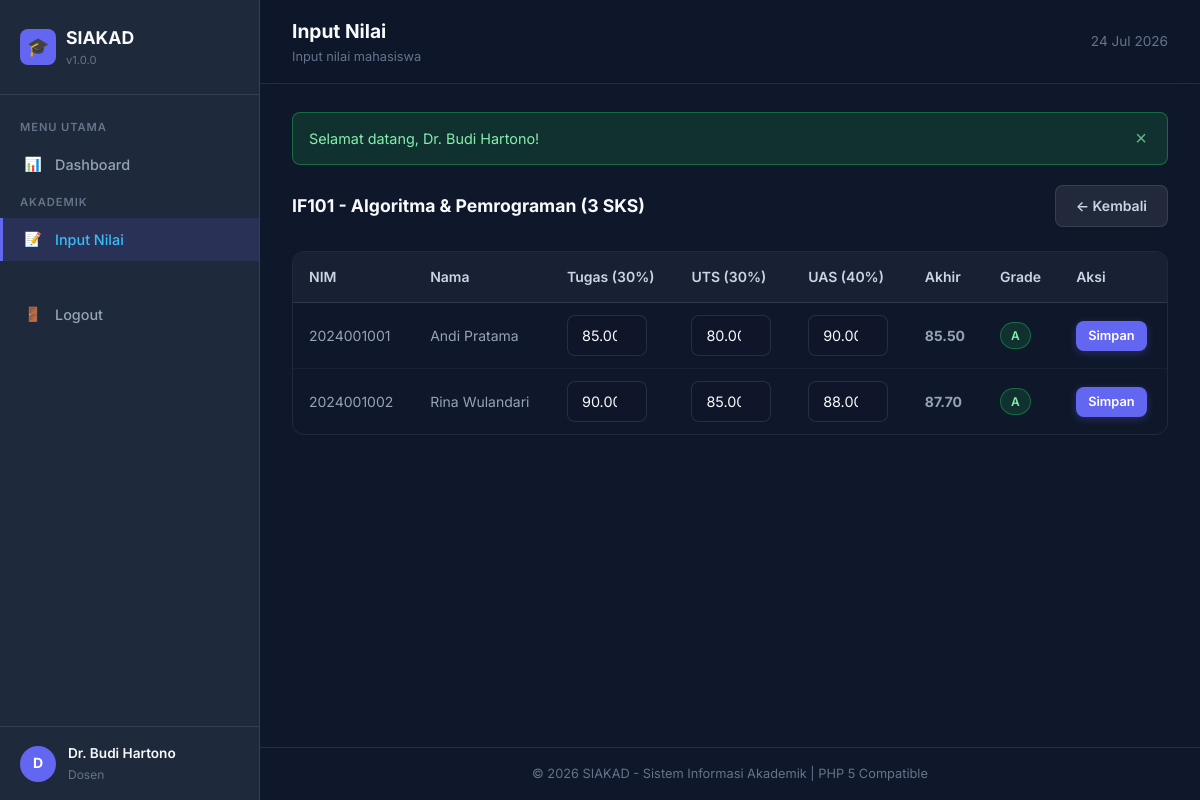
The app's page /index.php?page=nilai&action=detail&mk_id=1 (signed in) with its own data.
### tables this page shows
CREATE TABLE `mata_kuliah` (
    `id` INT(11) NOT NULL AUTO_INCREMENT,
    `kode_mk` VARCHAR(10) NOT NULL,
    `nama_mk` VARCHAR(100) NOT NULL,
    `sks` INT(1) NOT NULL DEFAULT 3,
    `semester` INT(2) NOT NULL DEFAULT 1,
    `dosen_id` INT(11) DEFAULT NULL,
    PRIMARY KEY (`id`),
    UNIQUE KEY `uq_kode_mk` (`kode_mk`),
    KEY `fk_mk_dosen` (`dosen_id`),
    CONSTRAINT `fk_mk_dosen` FOREIGN KEY (`dosen_id`) REFERENCES `dosen` (`id`) ON DELETE SET NULL
);

CREATE TABLE `krs` (
    `id` INT(11) NOT NULL AUTO_INCREMENT,
    `mahasiswa_id` INT(11) NOT NULL,
    `mata_kuliah_id` INT(11) NOT NULL,
    `semester` INT(2) NOT NULL,
    `tahun_ajaran` VARCHAR(20) NOT NULL,
    `status` ENUM('pending', 'approved', 'rejected') NOT NULL DEFAULT 'pending',
    `created_at` DATETIME NOT NULL,
    PRIMARY KEY (`id`),
    UNIQUE KEY `uq_krs` (`mahasiswa_id`, `mata_kuliah_id`, `tahun_ajaran`),
    KEY `fk_krs_mhs` (`mahasiswa_id`),
    KEY `fk_krs_mk` (`mata_kuliah_id`),
    CONSTRAINT `fk_krs_mhs` FOREIGN KEY (`mahasiswa_id`) REFERENCES `mahasiswa` (`id`) ON DELETE CASCADE,
    CONSTRAINT `fk_krs_mk` FOREIGN KEY (`mata_kuliah_id`) REFERENCES `mata_kuliah` (`id`) ON DELETE CASCADE
);

CREATE TABLE `mahasiswa` (
    `id` INT(11) NOT NULL AUTO_INCREMENT,
    `nim` VARCHAR(20) NOT NULL,
    `user_id` INT(11) NOT NULL,
    `nama` VARCHAR(100) NOT NULL,
    `email` VARCHAR(100) DEFAULT NULL,
    `telepon` VARCHAR(20) DEFAULT NULL,
    `jurusan` VARCHAR(100) NOT NULL,
    `angkatan` INT(4) NOT NULL,
    `alamat` TEXT DEFAULT NULL,
    PRIMARY KEY (`id`),
    UNIQUE KEY `uq_nim` (`nim`),
    KEY `fk_mhs_user` (`user_id`),
    CONSTRAINT `fk_mhs_user` FOREIGN KEY (`user_id`) REFERENCES `users` (`id`) ON DELETE CASCADE
);

CREATE TABLE `nilai` (
    `id` INT(11) NOT NULL AUTO_INCREMENT,
    `krs_id` INT(11) NOT NULL,
    `tugas` DECIMAL(5,2) NOT NULL DEFAULT 0,
    `uts` DECIMAL(5,2) NOT NULL DEFAULT 0,
    `uas` DECIMAL(5,2) NOT NULL DEFAULT 0,
    `nilai_akhir` DECIMAL(5,2) NOT NULL DEFAULT 0,
    `grade` VARCHAR(2) NOT NULL DEFAULT '',
    `created_at` DATETIME NOT NULL,
    `updated_at` DATETIME DEFAULT NULL,
    PRIMARY KEY (`id`),
    UNIQUE KEY `uq_nilai_krs` (`krs_id`),
    CONSTRAINT `fk_nilai_krs` FOREIGN KEY (`krs_id`) REFERENCES `krs` (`id`) ON DELETE CASCADE
);

### pages/nilai.php (the view, shortened to what this page needs)
<?php
$dosen_id = isset($_SESSION['dosen_id']) ? (int)$_SESSION['dosen_id'] : 0;
$action = isset($_GET['action']) ? $_GET['action'] : 'list';
$grade_enabled = is_feature_enabled($db_conn, 'grade_input');
if ($action === 'detail'):
    $mk_id = isset($_GET['mk_id']) ? (int)$_GET['mk_id'] : 0;
    $mk = fetch_one($db_conn, "SELECT * FROM mata_kuliah WHERE id = $mk_id AND dosen_id = $dosen_id");
    $students = fetch_all($db_conn, "SELECT k.id AS krs_id, m.nim, m.nama,
        n.tugas, n.uts, n.uas, n.nilai_akhir, n.grade
        FROM krs k
        JOIN mahasiswa m ON k.mahasiswa_id = m.id
        LEFT JOIN nilai n ON n.krs_id = k.id
        WHERE k.mata_kuliah_id = $mk_id AND k.status = 'approved'
        ORDER BY m.nama ASC");
?>
<div class="page-header">
    <h3><?php echo escape_html($mk['kode_mk'] . ' - ' . $mk['nama_mk']); ?> (<?php echo (int)$mk['sks']; ?> SKS)</h3>
    <a href="index.php?page=nilai" class="btn btn-secondary">← Kembali</a>
</div>
<?php if (empty($students)): ?>
    <div class="empty-state"><div class="empty-icon">📝</div><p>Belum ada mahasiswa terdaftar (KRS approved) untuk mata kuliah ini.</p></div>
<?php else: ?>
    <div class="table-wrapper">
        <table class="data-table">
            <thead><tr><th>NIM</th><th>Nama</th><th>Tugas (30%)</th><th>UTS (30%)</th><th>UAS (40%)</th><th>Akhir</th><th>Grade</th><th>Aksi</th></tr></thead>
            <tbody>
            <?php foreach ($students as $s): ?>
                <tr>
                    <form action="index.php?page=nilai&action=input" method="POST">
                        <td><?php echo escape_html($s['nim']); ?></td>
                        <td><?php echo escape_html($s['nama']); ?></td>
                        <td><input type="number" name="tugas" class="form-control" value="<?php echo isset($s['tugas']) ? $s['tugas'] : 0; ?>" min="0" max="100" step="0.01" style="width:80px;" <?php echo !$grade_enabled ? 'disabled' : ''; ?>></td>
                        <td><input type="number" name="uts" class="form-control" value="<?php echo isset($s['uts']) ? $s['uts'] : 0; ?>" min="0" max="100" step="0.01" style="width:80px;" <?php echo !$grade_enabled ? 'disabled' : ''; ?>></td>
                        <td><input type="number" name="uas" class="form-control" value="<?php echo isset($s['uas']) ? $s['uas'] : 0; ?>" min="0" max="100" step="0.01" style="width:80px;" <?php echo !$grade_enabled ? 'disabled' : ''; ?>></td>
                        <td><strong><?php echo isset($s['nilai_akhir']) ? $s['nilai_akhir'] : '-'; ?></strong></td>
                        <td>
                            <?php if (!empty($s['grade'])): ?>
                                <span class="badge <?php echo ($s['grade'] === 'A' || $s['grade'] === 'B') ? 'badge-approved' : (($s['grade'] === 'C') ? 'badge-pending' : 'badge-rejected'); ?>"><?php echo escape_html($s['grade']); ?></span>
                            <?php else: ?>
                                -
                            <?php endif; ?>
                        </td>
                        <td>
                            <?php if ($grade_enabled): ?>
                                <button type="submit" class="btn btn-primary btn-sm">Simpan</button>
                            <?php endif; ?>
                        </td>
                    </form>
                </tr>
            <?php endforeach; ?>
            </tbody>
        </table>
    </div>
<?php endif; ?>
<?php
endif; ?>

### style.css (style rules this page uses)
:root { --bg-main: #0f172a; --bg-sidebar: #1e293b; --bg-card: rgba(30, 41, 59, 0.85); --bg-card-border: rgba(255, 255, 255, 0.08); --bg-input: rgba(15, 23, 42, 0.6); --primary: #6366f1; --primary-hover: #4f46e5; --primary-light: rgba(99, 102, 241, 0.15); --accent: #38bdf8; --text-heading: #f8fafc; --text-body: #94a3b8; --text-light: #cbd5e1; --text-muted: #64748b; --border-color: rgba(255, 255, 255, 0.1); --danger: #ef4444; --danger-bg: rgba(239, 68, 68, 0.15); --danger-border: rgba(239, 68, 68, 0.4); --danger-text: #fca5a5; --success: #22c55e; --success-bg: rgba(34, 197, 94, 0.15); --success-border: rgba(34, 197, 94, 0.4); --success-text: #86efac; --warning-bg: rgba(234, 179, 8, 0.15); --warning-border: rgba(234, 179, 8, 0.4); --warning-text: #fde047; --info-bg: rgba(56, 189, 248, 0.15); --info-border: rgba(56, 189, 248, 0.4); --info-text: #7dd3fc; --radius-sm: 8px; --radius-md: 12px; --radius-lg: 16px; --transition: all 0.25s cubic-bezier(0.4, 0, 0.2, 1); --sidebar-width: 260px; }
*, *::before, *::after { margin: 0; padding: 0; box-sizing: border-box; }
body { font-family: 'Inter', -apple-system, BlinkMacSystemFont, 'Segoe UI', Roboto, sans-serif; background-color: var(--bg-main); color: var(--text-body); line-height: 1.6; min-height: 100vh; }
a { color: var(--accent); text-decoration: none; transition: var(--transition); }
.form-control { width: 100%; padding: 11px 14px; background: var(--bg-input); border: 1px solid var(--border-color); border-radius: var(--radius-sm); color: var(--text-heading); font-size: 0.9rem; font-family: inherit; transition: var(--transition); }
.btn { display: inline-flex; align-items: center; gap: 6px; padding: 10px 20px; font-size: 0.875rem; font-weight: 600; font-family: inherit; border: none; border-radius: var(--radius-sm); cursor: pointer; transition: var(--transition); text-decoration: none; line-height: 1.4; }
.btn-primary { background: var(--primary); color: #fff; box-shadow: 0 2px 8px rgba(99, 102, 241, 0.3); }
.btn-secondary { background: rgba(255, 255, 255, 0.08); border: 1px solid var(--border-color); color: var(--text-light); }
.btn-sm { padding: 6px 12px; font-size: 0.8rem; }
.table-wrapper { overflow-x: auto; border-radius: var(--radius-md); border: 1px solid var(--bg-card-border); }
.data-table { width: 100%; border-collapse: collapse; font-size: 0.875rem; }
.data-table th { padding: 14px 16px; text-align: left; font-weight: 600; color: var(--text-light); background: rgba(30, 41, 59, 0.6); border-bottom: 1px solid var(--border-color); white-space: nowrap; }
.data-table td { padding: 12px 16px; border-bottom: 1px solid rgba(255, 255, 255, 0.04); color: var(--text-body); vertical-align: middle; }
.data-table tr:last-child td { border-bottom: none; }
.badge { display: inline-block; padding: 3px 10px; font-size: 0.75rem; font-weight: 600; border-radius: 20px; }
.badge-approved { background: var(--success-bg); color: var(--success-text); border: 1px solid var(--success-border); }
.page-header { display: flex; justify-content: space-between; align-items: center; margin-bottom: 24px; flex-wrap: wrap; gap: 12px; }
.page-header h3 { font-size: 1.1rem; color: var(--text-heading); }

### records on screen
mata_kuliah: escape_html($mk['kode_mk'] . ' - ' . $mk['nama_mk']) "IF101 - Algoritma & Pemrograman", sks "3"
krs: mahasiswa.nim "2024001001", mahasiswa.nama "Andi Pratama", tugas "85.00", uts "80.00", uas "90.00", nilai.nilai_akhir "85.50", nilai.grade "A"
krs: mahasiswa.nim "2024001002", mahasiswa.nama "Rina Wulandari", tugas "90.00", uts "85.00", uas "88.00", nilai.nilai_akhir "87.70", nilai.grade "A"

### other values on screen
escape_html(APP_NAME) "SIAKAD"
escape_html(APP_VERSION) "1.0.0"
escape_html($user_initial) "D"
escape_html($user_nama) "Dr. Budi Hartono"
escape_html($user_role) "Dosen"
escape_html($pt['title']) "Input Nilai"
escape_html($pt['desc']) "Input nilai mahasiswa"
$message "Selamat datang, Dr. Budi Hartono!"
